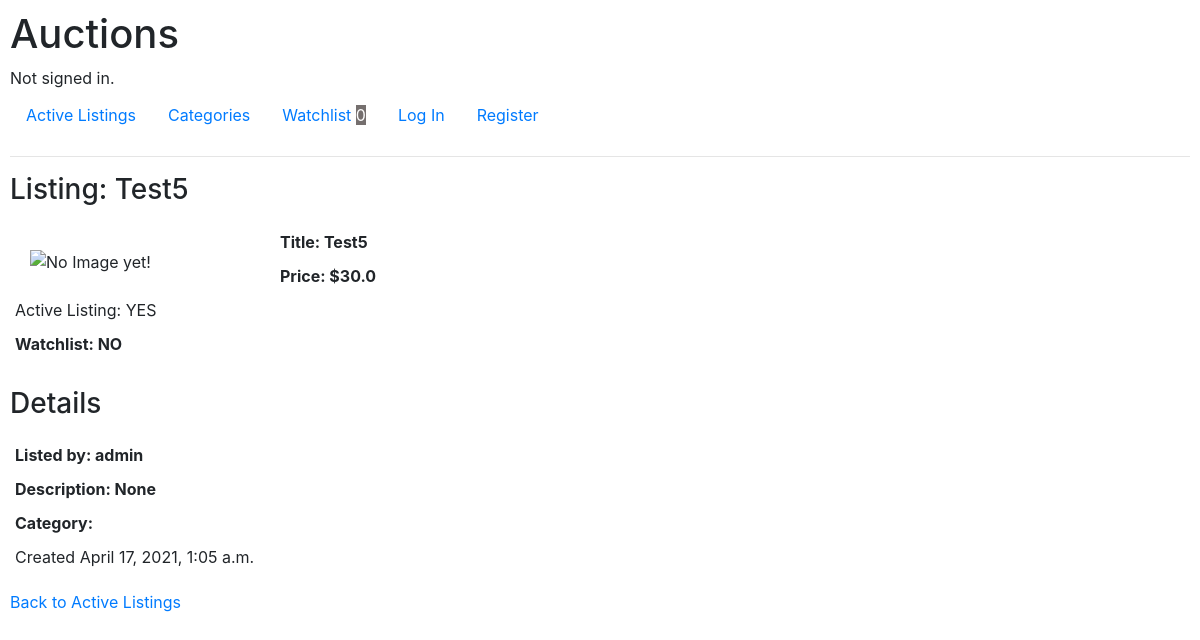
Screenshot of /listing_page/5 with the database file from the repository.
### auctions/models.py (models this page shows)
class Listing(models.Model):
    title = models.CharField(max_length=64)
    CATEGORY = [
        ("COLTBLE", "Collectible & art"),
        ("ELECTRO", "Electronics"),
        ("FASHION", "Fashion"),
        ("HOME", "Home & garden"),
        ("MUSIC", "Musical Instruments & garden"),
        ("TOY", "Toys & hobbies")
    ]
    category = models.CharField(null=True, blank=True, max_length=10, choices=CATEGORY, default="TOY")
    description = models.CharField(null=True, blank=True, max_length=255)
    price = models.DecimalField(max_digits=7, decimal_places=1)
    photo = models.ImageField(null=True, blank=True, upload_to='images/')
    YES_NO = [ ("YES", "Yes"), ("NO", "No") ]
    active_listing = models.CharField(max_length=3, choices=YES_NO, default="YES")
    listed_by = models.ForeignKey(User, null=True, blank=True, on_delete=models.CASCADE,related_name="user" )
    listing_datetime = models.DateTimeField(auto_now_add=True, blank=True)
    watchlist = models.CharField(max_length=3, choices=YES_NO, default="NO")
    starting_bid = models.DecimalField(max_digits=7, decimal_places=1, default=1.0)

class User(AbstractUser):
    pass

### auctions/views.py (the view)
# urls.py: path("listing_page/<int:listing_id>", views.listing_page, name="listing_page"),
def listing_page(request, listing_id):
    listing = Listing.objects.get(pk=listing_id)
    bidding_price = listing.starting_bid + decimal.Decimal('0.1') # ned to remove
    bid_count = Bid.objects.filter(item=listing).count()
    highest_price = Bid.objects.filter(item=listing).order_by('-price').first()
    if request.user.is_authenticated:
        user = User.objects.get(pk=request.user.id)
        watchlist_count = Watchlist.objects.filter(watcher=user.id, item=listing).count()
        bid_count = Bid.objects.filter(item=listing).count()
        if bid_count > 1:
            bid_max = Bid.objects.filter(item=listing).order_by('-price').first()
            bid_tie = Bid.objects.filter(item=listing, price=bid_max.price)
        else:
            bid_max = 0
            bid_tie = ""
        return render(request, "auctions/listing_page.html", {
            "listing": listing,
            "bidding_price": bidding_price,
            "watchlist_count": watchlist_count,
            "bid_count": bid_count,
            "bid_max": bid_max
        })
    else:
        watchlist_count = 0
    return render(request, "auctions/listing_page.html", {
        "listing": listing,
        "bidding_price": bidding_price,
        "watchlist_count": watchlist_count
    })

### auctions/templates/auctions/listing_page.html (shortened to what this page needs)
{% extends 'auctions/layout.html' %}
{% block body %}
    <h3>Listing: {{listing.title}}</h3>
    <div class="listing-page">
        <ul>
            {% if listing.photo %}
                <li><img src="{{listing.photo.url}}"></li>
            {% else %}
                <li><img alt="No Image yet!"></li>
            {% endif %}
            <li class="listing-item">Title: {{listing.title}}</li>
            <li class="listing-item">Price: ${{listing.price}}</li>
            <li >Active Listing: {{listing.active_listing}}</li>
            <li class="listing-item">Watchlist: {{listing.watchlist}}</li>
        </ul>
    </div>
    <div>
        <h3>Details</h3>
        <ul>
            <li class="listing-item">Listed by: {{listing.listed_by}}</li>
            <li class="listing-item">Description: {{listing.description}}</li>
            <li class="listing-item">Category: {{listing.catetory}}</li>
            <li class="listing-datetime">Created {{listing.listing_datetime}}</li>
        </ul>
    </div>
    <a href="{% url 'index' %}">Back to Active Listings</a>
{% endblock %}

### auctions/static/auctions/styles.css (style rules this page uses)
body { padding: 10px; }
ul { list-style-type: none; padding: 5px; }
img { float: left; width: 15vw; max-height: 165px; min-width: 150px; padding-top: 15px; margin: 15px 70px 15px 15px; cursor: pointer; }
.listing-item { margin: 10px 0; font-weight: bold; cursor: pointer; }

### rows the page displays
Listing: title "Test5", price "30.0", active_listing "YES", watchlist "NO", listed_by "admin", description "None", listing_datetime "April 17, 2021, 1:05 a.m."

### other values shown
{{ watchlist_count }} "0"
